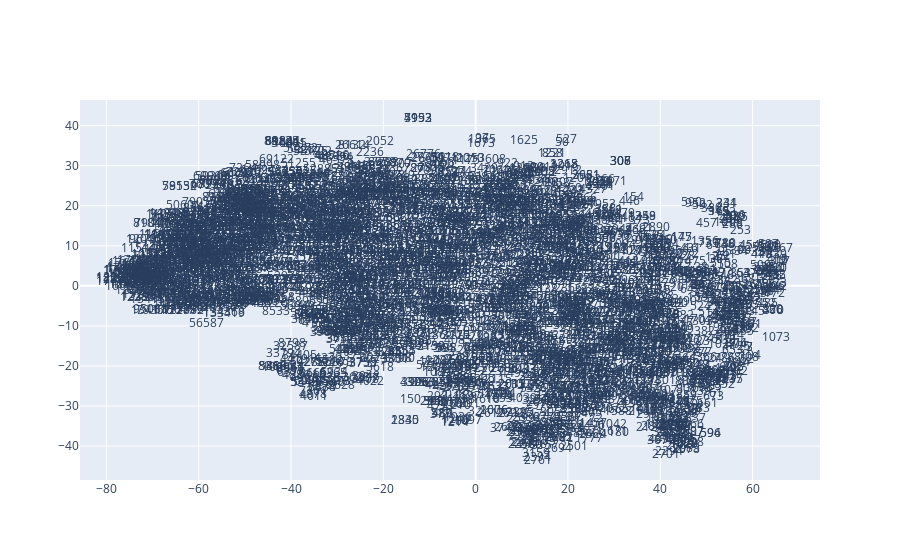

Notebook code cell kept with this figure:
### Markdown cell above
Plotting embeddings

### Code cell
# Code from: https://radimrehurek.com/gensim/auto_examples/tutorials/run_word2vec.html#visualising-the-word-embeddings

from sklearn.decomposition import IncrementalPCA    # inital reduction
from sklearn.manifold import TSNE                   # final reduction
import numpy as np                                  # array handling


def reduce_dimensions(model):
    num_dimensions = 2  # final num dimensions (2D, 3D, etc)

    vectors = [] # positions in vector space
    labels = [] # keep track of words to label our data again later
    for word in model.wv.vocab:
        vectors.append(model.wv[word])
        labels.append(word)

    # convert both lists into numpy vectors for reduction
    vectors = np.asarray(vectors)
    labels = np.asarray(labels)

    # reduce using t-SNE
    vectors = np.asarray(vectors)
    tsne = TSNE(n_components=num_dimensions, random_state=0)
    vectors = tsne.fit_transform(vectors)

    x_vals = [v[0] for v in vectors]
    y_vals = [v[1] for v in vectors]
    return x_vals, y_vals, labels


x_vals, y_vals, labels = reduce_dimensions(word2vec_recommender.model)

def plot_with_plotly(x_vals, y_vals, labels, plot_in_notebook=True):
    from plotly.offline import init_notebook_mode, iplot, plot
    import plotly.graph_objs as go

    trace = go.Scatter(x=x_vals, y=y_vals, mode='text', text=labels)
    data = [trace]

    if plot_in_notebook:
        init_notebook_mode(connected=True)
        iplot(data, filename='word-embedding-plot')
    else:
        plot(data, filename='word-embedding-plot.html')


def plot_with_matplotlib(x_vals, y_vals, labels):
    import matplotlib.pyplot as plt
    import random

    random.seed(0)

    plt.figure(figsize=(12, 12))
    plt.scatter(x_vals, y_vals)

    #
    # Label randomly subsampled 25 data points
    #
    indices = list(range(len(labels)))
    selected_indices = random.sample(indices, 25)
    for i in selected_indices:
        plt.annotate(labels[i], (x_vals[i], y_vals[i]))

try:
    get_ipython()
except Exception:
    plot_function = plot_with_matplotlib
else:
    plot_function = plot_with_plotly

plot_function(x_vals, y_vals, labels)

### Figure 1 — Plotly figure (JSON) as saved in the notebook; plotly's stock layout.template omitted (floating-point values rounded to 4 significant figures; data arrays with more than 128 entries replaced by an {"elided": "..."} marker saying what was removed)
{"data": [{"mode": "text", "text": {"elided": "2888 str values"}, "type": "scatter", "x": {"elided": "2888 float values"}, "y": {"elided": "2888 float values"}}], "layout": {}}
